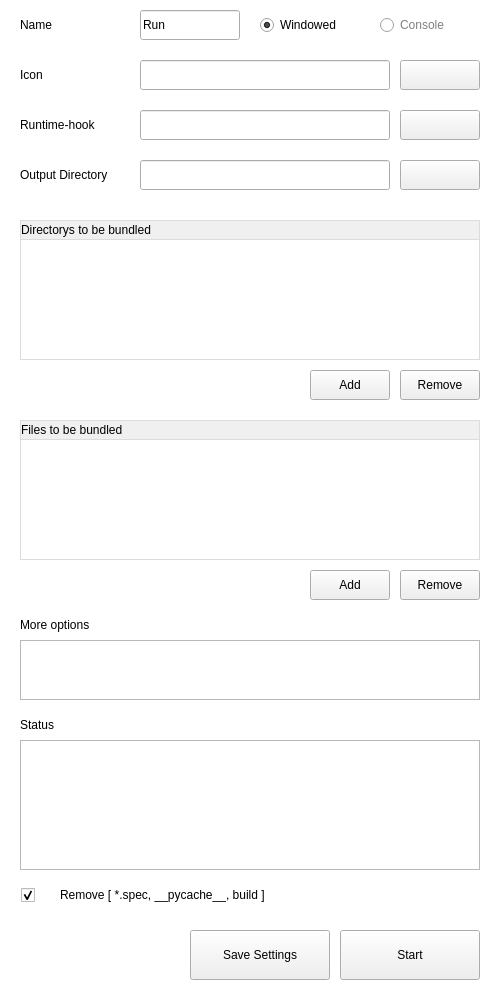
      <widget class="QWidget" name="scroll_lay">
       <property name="geometry">
        <rect>
         <x>0</x>
         <y>0</y>
         <width>493</width>
         <height>1000</height>
        </rect>
       </property>
       <layout class="QVBoxLayout" name="verticalLayout">
        <property name="spacing">
         <number>0</number>
        </property>
        <property name="sizeConstraint">
         <enum>QLayout::SetDefaultConstraint</enum>
        </property>
        <property name="leftMargin">
         <number>0</number>
        </property>
        <property name="topMargin">
         <number>0</number>
        </property>
        <property name="rightMargin">
         <number>0</number>
        </property>
        <property name="bottomMargin">
         <number>0</number>
        </property>
        <item>
         <widget class="QGroupBox" name="main_gr">
          <property name="sizePolicy">
           <sizepolicy hsizetype="Expanding" vsizetype="Fixed">
            <horstretch>0</horstretch>
            <verstretch>0</verstretch>
           </sizepolicy>
          </property>
          <property name="minimumSize">
           <size>
            <width>0</width>
            <height>1000</height>
           </size>
          </property>
          <property name="styleSheet">
           <string notr="true">QGroupBox{background-color: white; font: 14px;color: rgb(63, 63, 63);border: 0px solid; border-color: rgb(200, 200, 200);}

QRadioButton::indicator:checked{image: url(:/__resource__/image/unit_radio_checked.png);}
QRadioButton::indicator:unchecked{image: url(:/__resource__/image/unit_radio_unchecked.png);}
QRadioButton:checked{background-color: transparent}
QRadioButton:unchecked{color: rgb(127, 127, 127);}
QRadioButton:hover {background-color: rgb(230, 230, 230);}</string>
          </property>
          <property name="title">
           <string/>
          </property>
          <property name="flat">
           <bool>true</bool>
          </property>
          <widget class="QTextEdit" name="option_edit">
           <property name="geometry">
            <rect>
             <x>20</x>
             <y>640</y>
             <width>460</width>
             <height>60</height>
            </rect>
           </property>
           <property name="focusPolicy">
            <enum>Qt::ClickFocus</enum>
           </property>
           <property name="acceptDrops">
            <bool>false</bool>
           </property>
          </widget>
          <widget class="QLabel" name="dmy_15">
           <property name="geometry">
            <rect>
             <x>20</x>
             <y>110</y>
             <width>100</width>
             <height>30</height>
            </rect>
           </property>
           <property name="text">
            <string>Runtime-hook</string>
           </property>
           <property name="alignment">
            <set>Qt::AlignLeading|Qt::AlignLeft|Qt::AlignVCenter</set>
           </property>
          </widget>
          <widget class="QTableWidget" name="file_table">
           <property name="geometry">
            <rect>
             <x>20</x>
             <y>420</y>
             <width>460</width>
             <height>140</height>
            </rect>
           </property>
           <property name="focusPolicy">
            <enum>Qt::NoFocus</enum>
           </property>
           <property name="autoFillBackground">
            <bool>false</bool>
           </property>
           <property name="styleSheet">
            <string notr="true">/*** 테이블 위젯 ***/


/*상부 헤더*/
QHeaderView::section {
	background-color: rgb(240, 240, 240);
	border-style: solid;
	border-color: rgb(220, 220, 220);
	border-right-width: 1px;
	border-bottom: 1px solid rgb(220, 220, 220);
}

/*테이블 바디 외곽*/
QTableWidget{
	background-color:white;
	border-style: solid;
	border-width: 1px;
	border-color: rgb(220, 220, 220);
	padding-right: -1px /*QT 테이블의 우측 비대칭 보정*/
}

/*테이블 내 가이드라인 컬러*/
QTableWidget {
	gridline-color: rgb(220, 220, 220);
}

/*선택항목 컬러*/
QTableWidget::item:selected{
	background-color:rgb(205, 228, 247);
}</string>
           </property>
           <property name="frameShape">
            <enum>QFrame::StyledPanel</enum>
           </property>
           <property name="frameShadow">
            <enum>QFrame::Sunken</enum>
           </property>
           <property name="horizontalScrollBarPolicy">
            <enum>Qt::ScrollBarAsNeeded</enum>
           </property>
           <property name="sizeAdjustPolicy">
            <enum>QAbstractScrollArea::AdjustToContents</enum>
           </property>
           <property name="autoScroll">
            <bool>false</bool>
           </property>
           <property name="editTriggers">
            <set>QAbstractItemView::NoEditTriggers</set>
           </property>
           <property name="alternatingRowColors">
            <bool>false</bool>
           </property>
           <property name="selectionMode">
            <enum>QAbstractItemView::ExtendedSelection</enum>
           </property>
           <property name="selectionBehavior">
            <enum>QAbstractItemView::SelectRows</enum>
           </property>
           <property name="horizontalScrollMode">
            <enum>QAbstractItemView::ScrollPerPixel</enum>
           </property>
           <property name="showGrid">
            <bool>true</bool>
           </property>
           <property name="gridStyle">
            <enum>Qt::SolidLine</enum>
           </property>
           <property name="sortingEnabled">
            <bool>false</bool>
           </property>
           <property name="cornerButtonEnabled">
            <bool>true</bool>
           </property>
           <property name="rowCount">
            <number>0</number>
           </property>
           <attribute name="horizontalHeaderVisible">
            <bool>true</bool>
           </attribute>
           <attribute name="horizontalHeaderCascadingSectionResizes">
            <bool>false</bool>
           </attribute>
           <attribute name="horizontalHeaderMinimumSectionSize">
            <number>40</number>
           </attribute>
           <attribute name="horizontalHeaderDefaultSectionSize">
            <number>40</number>
           </attribute>
           <attribute name="horizontalHeaderHighlightSections">
            <bool>false</bool>
           </attribute>
           <attribute name="horizontalHeaderShowSortIndicator" stdset="0">
            <bool>false</bool>
           </attribute>
           <attribute name="horizontalHeaderStretchLastSection">
            <bool>true</bool>
           </attribute>
           <attribute name="verticalHeaderVisible">
            <bool>false</bool>
           </attribute>
           <attribute name="verticalHeaderCascadingSectionResizes">
            <bool>false</bool>
           </attribute>
           <attribute name="verticalHeaderMinimumSectionSize">
            <number>25</number>
           </attribute>
           <attribute name="verticalHeaderDefaultSectionSize">
            <number>25</number>
           </attribute>
           <attribute name="verticalHeaderShowSortIndicator" stdset="0">
            <bool>false</bool>
           </attribute>
           <attribute name="verticalHeaderStretchLastSection">
            <bool>false</bool>
           </attribute>
           <column>
            <property name="text">
             <string>Files to be bundled</string>
            </property>
            <property name="textAlignment">
             <set>AlignLeading|AlignVCenter</set>
            </property>
           </column>
          </widget>
          <widget class="QLineEdit" name="hook_path_edit">
           <property name="geometry">
            <rect>
             <x>140</x>
             <y>110</y>
             <width>250</width>
             <height>30</height>
            </rect>
           </property>
           <property name="sizePolicy">
            <sizepolicy hsizetype="Expanding" vsizetype="Fixed">
             <horstretch>0</horstretch>
             <verstretch>0</verstretch>
            </sizepolicy>
           </property>
           <property name="focusPolicy">
            <enum>Qt::ClickFocus</enum>
           </property>
           <property name="text">
            <string/>
           </property>
           <property name="readOnly">
            <bool>false</bool>
           </property>
           <property name="clearButtonEnabled">
            <bool>true</bool>
           </property>
          </widget>
          <widget class="QTableWidget" name="dir_table">
           <property name="geometry">
            <rect>
             <x>20</x>
             <y>220</y>
             <width>460</width>
             <height>140</height>
            </rect>
           </property>
           <property name="focusPolicy">
            <enum>Qt::NoFocus</enum>
           </property>
           <property name="autoFillBackground">
            <bool>false</bool>
           </property>
           <property name="styleSheet">
            <string notr="true">/*** 테이블 위젯 ***/


/*상부 헤더*/
QHeaderView::section {
	background-color: rgb(240, 240, 240);
	border-style: solid;
	border-color: rgb(220, 220, 220);
	border-right-width: 1px;
	border-bottom: 1px solid rgb(220, 220, 220);
}

/*테이블 바디 외곽*/
QTableWidget{
	background-color:white;
	border-style: solid;
	border-width: 1px;
	border-color: rgb(220, 220, 220);
	padding-right: -1px /*QT 테이블의 우측 비대칭 보정*/
}

/*테이블 내 가이드라인 컬러*/
QTableWidget {
	gridline-color: rgb(220, 220, 220);
}

/*선택항목 컬러*/
QTableWidget::item:selected{
	background-color:rgb(205, 228, 247);
}</string>
           </property>
           <property name="frameShape">
            <enum>QFrame::StyledPanel</enum>
           </property>
           <property name="frameShadow">
            <enum>QFrame::Sunken</enum>
           </property>
           <property name="horizontalScrollBarPolicy">
            <enum>Qt::ScrollBarAsNeeded</enum>
           </property>
           <property name="sizeAdjustPolicy">
            <enum>QAbstractScrollArea::AdjustToContents</enum>
           </property>
           <property name="autoScroll">
            <bool>false</bool>
           </property>
           <property name="editTriggers">
            <set>QAbstractItemView::NoEditTriggers</set>
           </property>
           <property name="alternatingRowColors">
            <bool>false</bool>
           </property>
           <property name="selectionMode">
            <enum>QAbstractItemView::ExtendedSelection</enum>
           </property>
           <property name="selectionBehavior">
            <enum>QAbstractItemView::SelectRows</enum>
           </property>
           <property name="horizontalScrollMode">
            <enum>QAbstractItemView::ScrollPerPixel</enum>
           </property>
           <property name="showGrid">
            <bool>true</bool>
           </property>
           <property name="gridStyle">
            <enum>Qt::SolidLine</enum>
           </property>
           <property name="sortingEnabled">
            <bool>false</bool>
           </property>
           <property name="cornerButtonEnabled">
            <bool>true</bool>
           </property>
           <property name="rowCount">
            <number>0</number>
           </property>
           <attribute name="horizontalHeaderVisible">
            <bool>true</bool>
           </attribute>
           <attribute name="horizontalHeaderCascadingSectionResizes">
            <bool>false</bool>
           </attribute>
           <attribute name="horizontalHeaderMinimumSectionSize">
            <number>40</number>
           </attribute>
           <attribute name="horizontalHeaderDefaultSectionSize">
            <number>40</number>
           </attribute>
           <attribute name="horizontalHeaderHighlightSections">
            <bool>false</bool>
           </attribute>
           <attribute name="horizontalHeaderShowSortIndicator" stdset="0">
            <bool>false</bool>
           </attribute>
           <attribute name="horizontalHeaderStretchLastSection">
            <bool>true</bool>
           </attribute>
           <attribute name="verticalHeaderVisible">
            <bool>false</bool>
           </attribute>
           <attribute name="verticalHeaderCascadingSectionResizes">
            <bool>false</bool>
           </attribute>
           <attribute name="verticalHeaderMinimumSectionSize">
            <number>25</number>
           </attribute>
           <attribute name="verticalHeaderDefaultSectionSize">
            <number>25</number>
           </attribute>
           <attribute name="verticalHeaderShowSortIndicator" stdset="0">
            <bool>false</bool>
           </attribute>
           <attribute name="verticalHeaderStretchLastSection">
            <bool>false</bool>
           </attribute>
           <column>
            <property name="text">
             <string>Directorys to be bundled</string>
            </property>
            <property name="textAlignment">
             <set>AlignLeading|AlignVCenter</set>
            </property>
           </column>
          </widget>
          <widget class="QTextEdit" name="output">
           <property name="geometry">
            <rect>
             <x>20</x>
             <y>740</y>
             <width>460</width>
             <height>130</height>
            </rect>
           </property>
           <property name="focusPolicy">
            <enum>Qt::ClickFocus</enum>
           </property>
           <property name="acceptDrops">
            <bool>false</bool>
           </property>
           <property name="textInteractionFlags">
            <set>Qt::TextSelectableByKeyboard|Qt::TextSelectableByMouse</set>
           </property>
          </widget>
          <widget class="QLineEdit" name="icon_path_edit">
           <property name="geometry">
            <rect>
             <x>140</x>
             <y>60</y>
             <width>250</width>
             <height>30</height>
            </rect>
           </property>
           <property name="sizePolicy">
            <sizepolicy hsizetype="Expanding" vsizetype="Fixed">
             <horstretch>0</horstretch>
             <verstretch>0</verstretch>
            </sizepolicy>
           </property>
           <property name="focusPolicy">
            <enum>Qt::ClickFocus</enum>
           </property>
           <property name="text">
            <string/>
           </property>
           <property name="readOnly">
            <bool>false</bool>
           </property>
           <property name="clearButtonEnabled">
            <bool>true</bool>
           </property>
          </widget>
          <widget class="QLabel" name="dmy_14">
           <property name="geometry">
            <rect>
             <x>20</x>
             <y>60</y>
             <width>100</width>
             <height>30</height>
            </rect>
           </property>
           <property name="text">
            <string>Icon</string>
           </property>
           <property name="alignment">
            <set>Qt::AlignLeading|Qt::AlignLeft|Qt::AlignVCenter</set>
           </property>
          </widget>
          <widget class="QLineEdit" name="app_name_edit">
           <property name="geometry">
            <rect>
             <x>140</x>
             <y>10</y>
             <width>100</width>
             <height>30</height>
            </rect>
           </property>
           <property name="sizePolicy">
            <sizepolicy hsizetype="Expanding" vsizetype="Fixed">
             <horstretch>0</horstretch>
             <verstretch>0</verstretch>
            </sizepolicy>
           </property>
           <property name="focusPolicy">
            <enum>Qt::ClickFocus</enum>
           </property>
           <property name="inputMethodHints">
            <set>Qt::ImhNone</set>
           </property>
           <property name="text">
            <string>Run</string>
           </property>
           <property name="frame">
            <bool>true</bool>
           </property>
           <property name="echoMode">
            <enum>QLineEdit::Normal</enum>
           </property>
           <property name="cursorMoveStyle">
            <enum>Qt::LogicalMoveStyle</enum>
           </property>
           <property name="clearButtonEnabled">
            <bool>false</bool>
           </property>
          </widget>
          <widget class="QLabel" name="dmy_16">
           <property name="geometry">
            <rect>
             <x>20</x>
             <y>610</y>
             <width>100</width>
             <height>30</height>
            </rect>
           </property>
           <property name="text">
            <string>More options</string>
           </property>
           <property name="alignment">
            <set>Qt::AlignLeading|Qt::AlignLeft|Qt::AlignVCenter</set>
           </property>
          </widget>
          <widget class="QLabel" name="dmy_19">
           <property name="geometry">
            <rect>
             <x>20</x>
             <y>10</y>
             <width>100</width>
             <height>30</height>
            </rect>
           </property>
           <property name="text">
            <string>Name</string>
           </property>
           <property name="alignment">
            <set>Qt::AlignLeading|Qt::AlignLeft|Qt::AlignVCenter</set>
           </property>
          </widget>
          <widget class="QRadioButton" name="win_radio">
           <property name="geometry">
            <rect>
             <x>260</x>
             <y>10</y>
             <width>100</width>
             <height>30</height>
            </rect>
           </property>
           <property name="focusPolicy">
            <enum>Qt::NoFocus</enum>
           </property>
           <property name="styleSheet">
            <string notr="true"/>
           </property>
           <property name="text">
            <string>Windowed</string>
           </property>
           <property name="iconSize">
            <size>
             <width>20</width>
             <height>20</height>
            </size>
           </property>
           <property name="checked">
            <bool>true</bool>
           </property>
          </widget>
          <widget class="QRadioButton" name="cmd_radio">
           <property name="geometry">
            <rect>
             <x>380</x>
             <y>10</y>
             <width>100</width>
             <height>30</height>
            </rect>
           </property>
           <property name="focusPolicy">
            <enum>Qt::NoFocus</enum>
           </property>
           <property name="styleSheet">
            <string notr="true"/>
           </property>
           <property name="text">
            <string>Console</string>
           </property>
           <property name="iconSize">
            <size>
             <width>20</width>
             <height>20</height>
            </size>
           </property>
           <property name="checked">
            <bool>false</bool>
           </property>
          </widget>
          <widget class="QLabel" name="dmy_17">
           <property name="geometry">
            <rect>
             <x>20</x>
             <y>710</y>
             <width>100</width>
             <height>30</height>
            </rect>
           </property>
           <property name="text">
            <string>Status</string>
           </property>
           <property name="alignment">
            <set>Qt::AlignLeading|Qt::AlignLeft|Qt::AlignVCenter</set>
           </property>
          </widget>
          <widget class="QPushButton" name="icon_path_btn">
           <property name="geometry">
            <rect>
             <x>400</x>
             <y>60</y>
             <width>80</width>
             <height>30</height>
            </rect>
           </property>
           <property name="sizePolicy">
            <sizepolicy hsizetype="Expanding" vsizetype="Fixed">
             <horstretch>0</horstretch>
             <verstretch>0</verstretch>
            </sizepolicy>
           </property>
           <property name="focusPolicy">
            <enum>Qt::NoFocus</enum>
           </property>
           <property name="text">
            <string/>
           </property>
           <property name="icon">
            <iconset resource="../QRC/img.qrc">
             <normaloff>:/__resource__/image/unit_selection_stack.png</normaloff>:/__resource__/image/unit_selection_stack.png</iconset>
           </property>
           <property name="iconSize">
            <size>
             <width>25</width>
             <height>25</height>
            </size>
           </property>
          </widget>
          <widget class="QPushButton" name="hook_path_btn">
           <property name="geometry">
            <rect>
             <x>400</x>
             <y>110</y>
             <width>80</width>
             <height>30</height>
            </rect>
           </property>
           <property name="sizePolicy">
            <sizepolicy hsizetype="Expanding" vsizetype="Fixed">
             <horstretch>0</horstretch>
             <verstretch>0</verstretch>
            </sizepolicy>
           </property>
           <property name="focusPolicy">
            <enum>Qt::NoFocus</enum>
           </property>
           <property name="text">
            <string/>
           </property>
           <property name="icon">
            <iconset resource="../QRC/img.qrc">
             <normaloff>:/__resource__/image/unit_selection_stack.png</normaloff>:/__resource__/image/unit_selection_stack.png</iconset>
           </property>
           <property name="iconSize">
            <size>
             <width>25</width>
             <height>25</height>
            </size>
           </property>
          </widget>
          <widget class="QPushButton" name="save_btn">
           <property name="geometry">
            <rect>
             <x>190</x>
             <y>930</y>
             <width>140</width>
             <height>50</height>
            </rect>
           </property>
           <property name="focusPolicy">
            <enum>Qt::NoFocus</enum>
           </property>
           <property name="text">
            <string>Save Settings</string>
           </property>
           <property name="icon">
            <iconset resource="../QRC/img.qrc">
             <normaloff>:/__resource__/image/sc_save.png</normaloff>:/__resource__/image/sc_save.png</iconset>
           </property>
           <property name="iconSize">
            <size>
             <width>20</width>
             <height>20</height>
            </size>
           </property>
          </widget>
          <widget class="QPushButton" name="start_btn">
           <property name="geometry">
            <rect>
             <x>340</x>
             <y>930</y>
             <width>140</width>
             <height>50</height>
            </rect>
           </property>
           <property name="focusPolicy">
            <enum>Qt::NoFocus</enum>
           </property>
           <property name="text">
            <string>Start</string>
           </property>
           <property name="icon">
            <iconset resource="../QRC/img.qrc">
             <normaloff>:/__resource__/image/unit_run.png</normaloff>:/__resource__/image/unit_run.png</iconset>
           </property>
           <property name="iconSize">
            <size>
             <width>30</width>
             <height>30</height>
            </size>
           </property>
          </widget>
          <widget class="QPushButton" name="save_path_btn">
           <property name="geometry">
            <rect>
             <x>400</x>
             <y>160</y>
             <width>80</width>
             <height>30</height>
            </rect>
           </property>
           <property name="sizePolicy">
            <sizepolicy hsizetype="Expanding" vsizetype="Fixed">
             <horstretch>0</horstretch>
             <verstretch>0</verstretch>
            </sizepolicy>
           </property>
           <property name="focusPolicy">
            <enum>Qt::NoFocus</enum>
           </property>
           <property name="text">
            <string/>
           </property>
           <property name="icon">
            <iconset resource="../QRC/img.qrc">
             <normaloff>:/__resource__/image/unit_open_folder.png</normaloff>:/__resource__/image/unit_open_folder.png</iconset>
           </property>
           <property name="iconSize">
            <size>
             <width>25</width>
             <height>25</height>
            </size>
           </property>
          </widget>
          <widget class="QLabel" name="dmy_13">
           <property name="geometry">
            <rect>
             <x>20</x>
             <y>160</y>
             <width>100</width>
             <height>30</height>
            </rect>
           </property>
           <property name="text">
            <string>Output Directory </string>
           </property>
           <property name="alignment">
            <set>Qt::AlignLeading|Qt::AlignLeft|Qt::AlignVCenter</set>
           </property>
          </widget>
          <widget class="QLineEdit" name="save_path_edit">
           <property name="geometry">
            <rect>
             <x>140</x>
             <y>160</y>
             <width>250</width>
             <height>30</height>
            </rect>
           </property>
           <property name="sizePolicy">
            <sizepolicy hsizetype="Expanding" vsizetype="Fixed">
             <horstretch>0</horstretch>
             <verstretch>0</verstretch>
            </sizepolicy>
           </property>
           <property name="focusPolicy">
            <enum>Qt::ClickFocus</enum>
           </property>
           <property name="text">
            <string/>
           </property>
           <property name="readOnly">
            <bool>false</bool>
           </property>
           <property name="clearButtonEnabled">
            <bool>true</bool>
           </property>
          </widget>
          <widget class="QPushButton" name="dir_path_btn">
           <property name="geometry">
            <rect>
             <x>310</x>
             <y>370</y>
             <width>80</width>
             <height>30</height>
            </rect>
           </property>
           <property name="focusPolicy">
            <enum>Qt::NoFocus</enum>
           </property>
           <property name="text">
            <string>Add</string>
           </property>
           <property name="iconSize">
            <size>
             <width>20</width>
             <height>20</height>
            </size>
           </property>
          </widget>
          <widget class="QPushButton" name="dir_remove_btn">
           <property name="geometry">
            <rect>
             <x>400</x>
             <y>370</y>
             <width>80</width>
             <height>30</height>
            </rect>
           </property>
           <property name="focusPolicy">
            <enum>Qt::NoFocus</enum>
           </property>
           <property name="text">
            <string>Remove</string>
           </property>
           <property name="iconSize">
            <size>
             <width>20</width>
             <height>20</height>
            </size>
           </property>
          </widget>
          <widget class="QPushButton" name="file_remove_btn">
           <property name="geometry">
            <rect>
             <x>400</x>
             <y>570</y>
             <width>80</width>
             <height>30</height>
            </rect>
           </property>
           <property name="focusPolicy">
            <enum>Qt::NoFocus</enum>
           </property>
           <property name="text">
            <string>Remove</string>
           </property>
           <property name="iconSize">
            <size>
             <width>20</width>
             <height>20</height>
            </size>
           </property>
          </widget>
          <widget class="QPushButton" name="file_path_btn">
           <property name="geometry">
            <rect>
             <x>310</x>
             <y>570</y>
             <width>80</width>
             <height>30</height>
            </rect>
           </property>
           <property name="focusPolicy">
            <enum>Qt::NoFocus</enum>
           </property>
           <property name="text">
            <string>Add</string>
           </property>
           <property name="iconSize">
            <size>
             <width>20</width>
             <height>20</height>
            </size>
           </property>
          </widget>
          <widget class="QCheckBox" name="remove_cbox">
           <property name="geometry">
            <rect>
             <x>20</x>
             <y>880</y>
             <width>40</width>
             <height>30</height>
            </rect>
           </property>
           <property name="focusPolicy">
            <enum>Qt::NoFocus</enum>
           </property>
           <property name="styleSheet">
            <string notr="true">/*** 토글버튼 ***/
QCheckBox{
margin-left: 1px;
margin-right: 1px;
margin-top: 1px;
}

QCheckBox::indicator:checked{image: url(:/__resource__/image/unit_toggle_on.png);margin-left:6px}
QCheckBox::indicator:unchecked{image: url(:/__resource__/image/unit_toggle_off.png);margin-left:6px}
QCheckBox:hover {background-color: rgb(230, 230, 230);}
</string>
           </property>
           <property name="text">
            <string/>
           </property>
           <property name="checked">
            <bool>true</bool>
           </property>
           <property name="autoRepeat">
            <bool>false</bool>
           </property>
           <property name="autoExclusive">
            <bool>false</bool>
           </property>
           <property name="tristate">
            <bool>false</bool>
           </property>
          </widget>
          <widget class="QLabel" name="dmy_18">
           <property name="geometry">
            <rect>
             <x>60</x>
             <y>880</y>
             <width>240</width>
             <height>30</height>
            </rect>
           </property>
           <property name="text">
            <string>Remove [ *.spec, __pycache__, build ]</string>
           </property>
           <property name="alignment">
            <set>Qt::AlignLeading|Qt::AlignLeft|Qt::AlignVCenter</set>
           </property>
          </widget>
          <zorder>option_edit</zorder>
          <zorder>dmy_15</zorder>
          <zorder>file_table</zorder>
          <zorder>hook_path_edit</zorder>
          <zorder>dir_table</zorder>
          <zorder>output</zorder>
          <zorder>icon_path_edit</zorder>
          <zorder>dmy_14</zorder>
          <zorder>app_name_edit</zorder>
          <zorder>dmy_16</zorder>
          <zorder>dmy_19</zorder>
          <zorder>win_radio</zorder>
          <zorder>cmd_radio</zorder>
          <zorder>dmy_17</zorder>
          <zorder>save_btn</zorder>
          <zorder>start_btn</zorder>
          <zorder>dmy_13</zorder>
          <zorder>save_path_edit</zorder>
          <zorder>icon_path_btn</zorder>
          <zorder>save_path_btn</zorder>
          <zorder>hook_path_btn</zorder>
          <zorder>dir_path_btn</zorder>
          <zorder>dir_remove_btn</zorder>
          <zorder>file_remove_btn</zorder>
          <zorder>file_path_btn</zorder>
          <zorder>remove_cbox</zorder>
          <zorder>dmy_18</zorder>
         </widget>
        </item>
       </layout>
      </widget>
